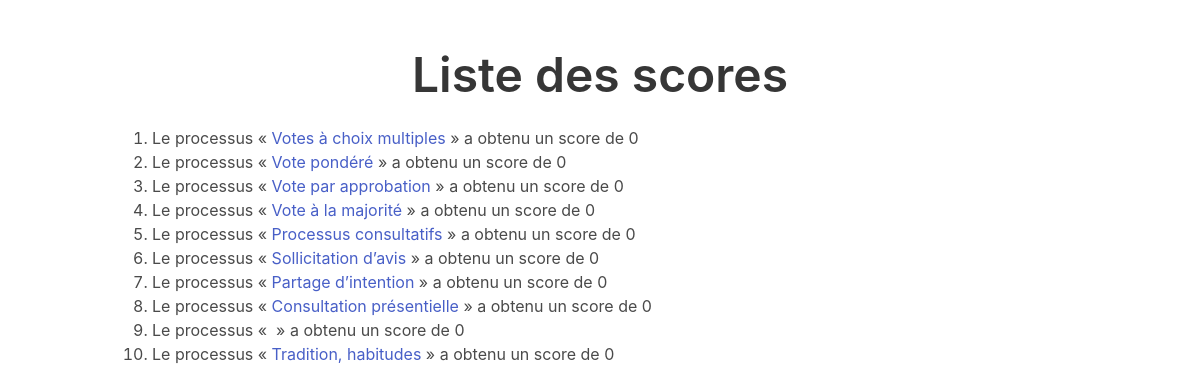
The page /recherche on the database its author committed.
### tables this page shows
CREATE TABLE processus (
    id INTEGER PRIMARY KEY AUTOINCREMENT,
    titre TEXT NOT NULL,
    description TEXT NOT NULL,
    -- textes :
    -- ce sont des textes contenant du HTML
    -- au format <ul><li>...</li></ul>
    -- car ce sont de simples listes
    avantages TEXT,
    adapte TEXT,
    inconvenients TEXT,
    points_cles TEXT,
    -- critères :
    -- ils sont au format de 14 caractères
    -- chaque caractère représente une case
    -- 0 = blanc
    -- 1 = vert pale
    -- 2 = vert foncé
    rapidite TEXT NOT NULL,
    enjeu TEXT NOT NULL,
    simplicite TEXT NOT NULL,
    taille_groupe TEXT NOT NULL,
    adhesion TEXT NOT NULL
);

### app.py (the view)
@app.route("/recherche")
def get_recherche():
    id_criteres = [i["id"] for i in criteres]
    criteres_voulus = {}
    for id_critere in id_criteres:
        if id_critere in request.args:
            criteres_voulus[id_critere] = request.args.get(id_critere)
    score_processus = {}
    for processus in retourne_tous_les_processus():
        score = get_processus_score(processus, criteres_voulus)
        score_processus[processus] = score
    processus_triees = []
    for processus, score in sorted(
        score_processus.items(), key=lambda x: x[1], reverse=True
    ):
        processus_triees.append((processus, score))
    return render_template(
        "recherche.html",
        processus_triees=processus_triees,
    )

### app.py (called while the page is built)
def get_db_connection():
    conn = sqlite3.connect(DATABASE_PATH)
    conn.row_factory = sqlite3.Row
    return conn

def retourne_tous_les_processus():
    conn = get_db_connection()
    req_select = """SELECT *
    FROM processus"""
    result = conn.execute(req_select).fetchall()
    conn.close()
    return result

def get_processus_score(processus, criteres_voulus):
    def get_affinity(critere_processus, critere_voulu):
        if critere_processus[critere_voulu] == "0":
            return -1
        elif critere_processus[critere_voulu] == "1":
            return 1
        elif critere_processus[critere_voulu] == "2":
            return 3
        else:
            return -9000
    score = 0
    for critere_voulu in criteres_voulus:
        score += get_affinity(
            processus[critere_voulu], int(criteres_voulus[critere_voulu])
        )
    return score

### templates/recherche.html (shortened to what this page needs)
<!DOCTYPE html>
<html lang="fr">
  <head>
    <link rel="stylesheet" href="https://cdn.jsdelivr.net/npm/bulma@0.9.4/css/bulma.min.css">
  </head>
  <body>
  <section class="section">
    <div class="container">
      <h1 class="title is-1 text-center" id="titre">
        Liste des scores
      </h1>
      <ol>
        {% for process in processus_triees %}
          <li>Le processus « <a href="processus/{{ process[0]['id']}}">{{ process[0]["titre"] }}</a> » a obtenu un score de {{ process[1] }}</li>
        {% endfor %}
      </ol>
    </div>
  </section>
  </body>
</html>

### templates/recherche.html (style rules this page uses)
.text-center { text-align: center; }
ol { padding-left: 2rem; }

### rows shown on the page
processus: titre "Votes à choix multiples", process "0"
processus: titre "Vote pondéré", process "0"
processus: titre "Vote par approbation", process "0"
processus: titre "Vote à la majorité", process "0"
processus: titre "Processus consultatifs", process "0"
processus: titre "Sollicitation d’avis", process "0"
processus: titre "Partage d’intention", process "0"
processus: titre "Consultation présentielle", process "0"
processus: process "0"
processus: titre "Tradition, habitudes", process "0"
